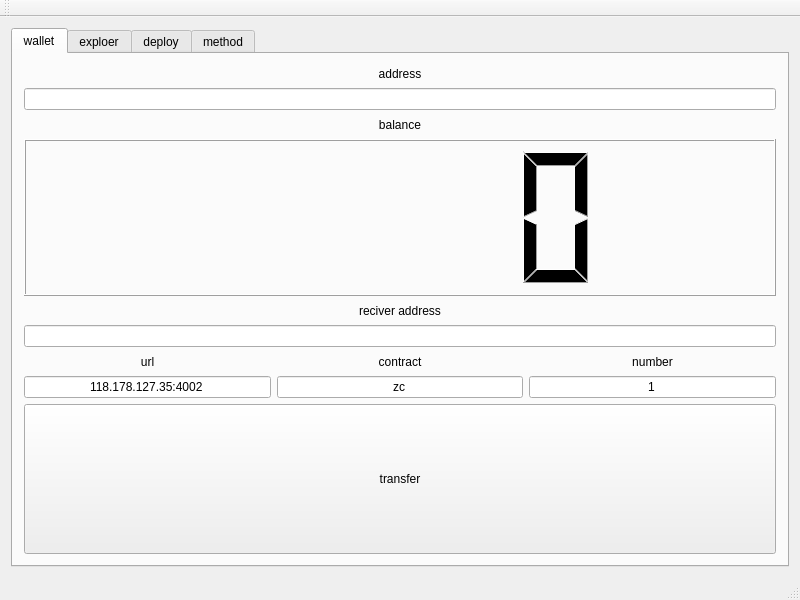
<?xml version="1.0" encoding="UTF-8"?>
<ui version="4.0">
 <class>MainWindow</class>
 <widget class="QMainWindow" name="MainWindow">
  <property name="geometry">
   <rect>
    <x>0</x>
    <y>0</y>
    <width>800</width>
    <height>600</height>
   </rect>
  </property>
  <property name="windowTitle">
   <string>MainWindow</string>
  </property>
  <widget class="QWidget" name="centralWidget">
   <layout class="QGridLayout" name="gridLayout_2">
    <item row="0" column="0">
     <widget class="QTabWidget" name="tabWidget">
      <property name="currentIndex">
       <number>0</number>
      </property>
      <widget class="QWidget" name="tab_2">
       <attribute name="title">
        <string>wallet</string>
       </attribute>
       <layout class="QGridLayout" name="gridLayout_4">
        <item row="0" column="0" colspan="3">
         <layout class="QVBoxLayout" name="verticalLayout_10">
          <item>
           <widget class="QLabel" name="lbaddress">
            <property name="maximumSize">
             <size>
              <width>16777215</width>
              <height>17</height>
             </size>
            </property>
            <property name="text">
             <string>address</string>
            </property>
            <property name="alignment">
             <set>Qt::AlignCenter</set>
            </property>
           </widget>
          </item>
          <item>
           <widget class="QLineEdit" name="lb_pubkey">
            <property name="readOnly">
             <bool>true</bool>
            </property>
           </widget>
          </item>
         </layout>
        </item>
        <item row="1" column="0" colspan="3">
         <layout class="QVBoxLayout" name="verticalLayout_12">
          <item>
           <widget class="QLabel" name="label_7">
            <property name="maximumSize">
             <size>
              <width>16777215</width>
              <height>17</height>
             </size>
            </property>
            <property name="text">
             <string>balance</string>
            </property>
            <property name="alignment">
             <set>Qt::AlignCenter</set>
            </property>
           </widget>
          </item>
          <item>
           <widget class="QLCDNumber" name="lb_zero"/>
          </item>
         </layout>
        </item>
        <item row="2" column="0" colspan="3">
         <layout class="QVBoxLayout" name="verticalLayout_9">
          <item>
           <widget class="QLabel" name="label_9">
            <property name="maximumSize">
             <size>
              <width>16777215</width>
              <height>17</height>
             </size>
            </property>
            <property name="text">
             <string>reciver address</string>
            </property>
            <property name="alignment">
             <set>Qt::AlignCenter</set>
            </property>
           </widget>
          </item>
          <item>
           <widget class="QLineEdit" name="le_addr">
            <property name="minimumSize">
             <size>
              <width>0</width>
              <height>0</height>
             </size>
            </property>
           </widget>
          </item>
         </layout>
        </item>
        <item row="3" column="0">
         <layout class="QVBoxLayout" name="verticalLayout_7">
          <item>
           <widget class="QLabel" name="label_5">
            <property name="maximumSize">
             <size>
              <width>16777215</width>
              <height>17</height>
             </size>
            </property>
            <property name="text">
             <string>url</string>
            </property>
            <property name="alignment">
             <set>Qt::AlignCenter</set>
            </property>
           </widget>
          </item>
          <item>
           <widget class="QLineEdit" name="le_url">
            <property name="text">
             <string>118.178.127.35:4002</string>
            </property>
            <property name="alignment">
             <set>Qt::AlignCenter</set>
            </property>
           </widget>
          </item>
         </layout>
        </item>
        <item row="3" column="1">
         <layout class="QVBoxLayout" name="verticalLayout_11">
          <item>
           <widget class="QLabel" name="label_13">
            <property name="maximumSize">
             <size>
              <width>16777215</width>
              <height>17</height>
             </size>
            </property>
            <property name="text">
             <string>contract</string>
            </property>
            <property name="alignment">
             <set>Qt::AlignCenter</set>
            </property>
           </widget>
          </item>
          <item>
           <widget class="QLineEdit" name="le_contract">
            <property name="text">
             <string>zc</string>
            </property>
            <property name="alignment">
             <set>Qt::AlignCenter</set>
            </property>
           </widget>
          </item>
         </layout>
        </item>
        <item row="3" column="2">
         <layout class="QVBoxLayout" name="verticalLayout_8">
          <item>
           <widget class="QLabel" name="label_10">
            <property name="maximumSize">
             <size>
              <width>16777215</width>
              <height>17</height>
             </size>
            </property>
            <property name="text">
             <string>number</string>
            </property>
            <property name="alignment">
             <set>Qt::AlignCenter</set>
            </property>
           </widget>
          </item>
          <item>
           <widget class="QLineEdit" name="le_number">
            <property name="text">
             <string>1</string>
            </property>
            <property name="alignment">
             <set>Qt::AlignCenter</set>
            </property>
           </widget>
          </item>
         </layout>
        </item>
        <item row="4" column="0" colspan="3">
         <widget class="QPushButton" name="pushButton">
          <property name="minimumSize">
           <size>
            <width>0</width>
            <height>150</height>
           </size>
          </property>
          <property name="text">
           <string>transfer</string>
          </property>
         </widget>
        </item>
       </layout>
      </widget>
      <widget class="QWidget" name="tab">
       <attribute name="title">
        <string>exploer</string>
       </attribute>
       <layout class="QGridLayout" name="gridLayout">
        <item row="0" column="0" rowspan="3">
         <layout class="QHBoxLayout" name="horizontalLayout">
          <item>
           <layout class="QVBoxLayout" name="verticalLayout_2">
            <item>
             <widget class="QLabel" name="label">
              <property name="text">
               <string>index</string>
              </property>
             </widget>
            </item>
            <item>
             <widget class="QLabel" name="label_2">
              <property name="text">
               <string>preHash</string>
              </property>
             </widget>
            </item>
            <item>
             <widget class="QLabel" name="label_3">
              <property name="text">
               <string>curHash</string>
              </property>
             </widget>
            </item>
            <item>
             <widget class="QLabel" name="label_4">
              <property name="text">
               <string>timestamp</string>
              </property>
             </widget>
            </item>
           </layout>
          </item>
          <item>
           <layout class="QVBoxLayout" name="verticalLayout">
            <item>
             <widget class="QLabel" name="ui_index">
              <property name="text">
               <string>0</string>
              </property>
             </widget>
            </item>
            <item>
             <widget class="QLabel" name="ui_prehash">
              <property name="text">
               <string>0x123</string>
              </property>
             </widget>
            </item>
            <item>
             <widget class="QLabel" name="ui_curhash">
              <property name="text">
               <string>0x456</string>
              </property>
             </widget>
            </item>
            <item>
             <widget class="QLabel" name="ui_timestamp">
              <property name="text">
               <string>15200000</string>
              </property>
             </widget>
            </item>
           </layout>
          </item>
         </layout>
        </item>
        <item row="0" column="1" colspan="3">
         <widget class="QLineEdit" name="le_querykey">
          <property name="text">
           <string>0</string>
          </property>
         </widget>
        </item>
        <item row="1" column="1">
         <widget class="QRadioButton" name="ui_select1">
          <property name="text">
           <string>index</string>
          </property>
          <property name="checked">
           <bool>true</bool>
          </property>
         </widget>
        </item>
        <item row="1" column="2">
         <widget class="QRadioButton" name="ui_select2">
          <property name="text">
           <string>hash</string>
          </property>
         </widget>
        </item>
        <item row="1" column="3">
         <widget class="QRadioButton" name="ui_select3">
          <property name="text">
           <string>address</string>
          </property>
         </widget>
        </item>
        <item row="2" column="3">
         <widget class="QPushButton" name="ui_query">
          <property name="text">
           <string>query</string>
          </property>
         </widget>
        </item>
        <item row="3" column="0" colspan="4">
         <widget class="QTextBrowser" name="ui_databrowser"/>
        </item>
        <item row="2" column="2">
         <widget class="QPushButton" name="pb_next">
          <property name="text">
           <string>next</string>
          </property>
         </widget>
        </item>
        <item row="2" column="1">
         <widget class="QPushButton" name="pb_prev">
          <property name="text">
           <string>prev</string>
          </property>
         </widget>
        </item>
       </layout>
      </widget>
      <widget class="QWidget" name="tab_3">
       <attribute name="title">
        <string>deploy</string>
       </attribute>
       <layout class="QGridLayout" name="gridLayout_3">
        <item row="0" column="0">
         <widget class="QRadioButton" name="radioButton">
          <property name="text">
           <string>base contract template</string>
          </property>
          <property name="checked">
           <bool>true</bool>
          </property>
         </widget>
        </item>
        <item row="0" column="1">
         <widget class="QRadioButton" name="radioButton_3">
          <property name="text">
           <string>erc20 contract template</string>
          </property>
         </widget>
        </item>
        <item row="1" column="0" colspan="3">
         <widget class="QTextEdit" name="te_code">
          <property name="html">
           <string>&lt;!DOCTYPE HTML PUBLIC &quot;-//W3C//DTD HTML 4.0//EN&quot; &quot;http://www.w3.org/TR/REC-html40/strict.dtd&quot;&gt;
&lt;html&gt;&lt;head&gt;&lt;meta name=&quot;qrichtext&quot; content=&quot;1&quot; /&gt;&lt;style type=&quot;text/css&quot;&gt;
p, li { white-space: pre-wrap; }
&lt;/style&gt;&lt;/head&gt;&lt;body style=&quot; font-family:'Ubuntu'; font-size:11pt; font-weight:400; font-style:normal;&quot;&gt;
&lt;p style=&quot;-qt-paragraph-type:empty; margin-top:0px; margin-bottom:0px; margin-left:0px; margin-right:0px; -qt-block-indent:0; text-indent:0px;&quot;&gt;&lt;br /&gt;&lt;/p&gt;&lt;/body&gt;&lt;/html&gt;</string>
          </property>
         </widget>
        </item>
        <item row="2" column="0" colspan="3">
         <layout class="QHBoxLayout" name="horizontalLayout_2">
          <item>
           <layout class="QVBoxLayout" name="verticalLayout_3">
            <item>
             <widget class="QLabel" name="label_6">
              <property name="text">
               <string>port</string>
              </property>
              <property name="alignment">
               <set>Qt::AlignRight|Qt::AlignTrailing|Qt::AlignVCenter</set>
              </property>
             </widget>
            </item>
            <item>
             <widget class="QLineEdit" name="le_port">
              <property name="text">
               <string>118.178.127.35:4002</string>
              </property>
              <property name="alignment">
               <set>Qt::AlignRight|Qt::AlignTrailing|Qt::AlignVCenter</set>
              </property>
             </widget>
            </item>
           </layout>
          </item>
          <item>
           <layout class="QVBoxLayout" name="verticalLayout_4">
            <item>
             <widget class="QLabel" name="label_8">
              <property name="text">
               <string>name</string>
              </property>
              <property name="alignment">
               <set>Qt::AlignRight|Qt::AlignTrailing|Qt::AlignVCenter</set>
              </property>
             </widget>
            </item>
            <item>
             <widget class="QLineEdit" name="le_name">
              <property name="text">
               <string>contract</string>
              </property>
              <property name="alignment">
               <set>Qt::AlignRight|Qt::AlignTrailing|Qt::AlignVCenter</set>
              </property>
             </widget>
            </item>
           </layout>
          </item>
          <item>
           <layout class="QVBoxLayout" name="verticalLayout_5">
            <item>
             <widget class="QLabel" name="label_11">
              <property name="text">
               <string>argment</string>
              </property>
              <property name="alignment">
               <set>Qt::AlignRight|Qt::AlignTrailing|Qt::AlignVCenter</set>
              </property>
             </widget>
            </item>
            <item>
             <widget class="QLineEdit" name="le_argment">
              <property name="text">
               <string>100</string>
              </property>
              <property name="alignment">
               <set>Qt::AlignRight|Qt::AlignTrailing|Qt::AlignVCenter</set>
              </property>
             </widget>
            </item>
           </layout>
          </item>
         </layout>
        </item>
        <item row="3" column="0" colspan="2">
         <layout class="QVBoxLayout" name="verticalLayout_6">
          <item>
           <widget class="QLabel" name="label_12">
            <property name="maximumSize">
             <size>
              <width>16777215</width>
              <height>17</height>
             </size>
            </property>
            <property name="text">
             <string>margin</string>
            </property>
            <property name="alignment">
             <set>Qt::AlignRight|Qt::AlignTrailing|Qt::AlignVCenter</set>
            </property>
           </widget>
          </item>
          <item>
           <widget class="QLCDNumber" name="le_margin"/>
          </item>
         </layout>
        </item>
        <item row="3" column="2">
         <widget class="QPushButton" name="pb_deploy">
          <property name="minimumSize">
           <size>
            <width>300</width>
            <height>50</height>
           </size>
          </property>
          <property name="text">
           <string>Deploy</string>
          </property>
         </widget>
        </item>
       </layout>
      </widget>
      <widget class="QWidget" name="tab_4">
       <attribute name="title">
        <string>method</string>
       </attribute>
       <widget class="QLineEdit" name="le_method">
        <property name="geometry">
         <rect>
          <x>240</x>
          <y>90</y>
          <width>113</width>
          <height>25</height>
         </rect>
        </property>
        <property name="text">
         <string>function</string>
        </property>
       </widget>
       <widget class="QTextEdit" name="te_arg">
        <property name="geometry">
         <rect>
          <x>10</x>
          <y>140</y>
          <width>451</width>
          <height>281</height>
         </rect>
        </property>
        <property name="html">
         <string>&lt;!DOCTYPE HTML PUBLIC &quot;-//W3C//DTD HTML 4.0//EN&quot; &quot;http://www.w3.org/TR/REC-html40/strict.dtd&quot;&gt;
&lt;html&gt;&lt;head&gt;&lt;meta name=&quot;qrichtext&quot; content=&quot;1&quot; /&gt;&lt;style type=&quot;text/css&quot;&gt;
p, li { white-space: pre-wrap; }
&lt;/style&gt;&lt;/head&gt;&lt;body style=&quot; font-family:'Ubuntu'; font-size:11pt; font-weight:400; font-style:normal;&quot;&gt;
&lt;p style=&quot; margin-top:0px; margin-bottom:0px; margin-left:0px; margin-right:0px; -qt-block-indent:0; text-indent:0px;&quot;&gt;argment&lt;/p&gt;&lt;/body&gt;&lt;/html&gt;</string>
        </property>
       </widget>
       <widget class="QPushButton" name="pushButton_2">
        <property name="geometry">
         <rect>
          <x>540</x>
          <y>330</y>
          <width>89</width>
          <height>25</height>
         </rect>
        </property>
        <property name="text">
         <string>submit</string>
        </property>
       </widget>
       <widget class="QLineEdit" name="le_method_contract">
        <property name="geometry">
         <rect>
          <x>80</x>
          <y>90</y>
          <width>113</width>
          <height>25</height>
         </rect>
        </property>
        <property name="text">
         <string>contract</string>
        </property>
       </widget>
       <widget class="QRadioButton" name="rb_normal">
        <property name="geometry">
         <rect>
          <x>500</x>
          <y>150</y>
          <width>112</width>
          <height>23</height>
         </rect>
        </property>
        <property name="text">
         <string>normal</string>
        </property>
        <property name="checked">
         <bool>true</bool>
        </property>
       </widget>
       <widget class="QRadioButton" name="rb_hex">
        <property name="geometry">
         <rect>
          <x>500</x>
          <y>180</y>
          <width>112</width>
          <height>23</height>
         </rect>
        </property>
        <property name="text">
         <string>hex</string>
        </property>
       </widget>
       <widget class="QLineEdit" name="le_method_url">
        <property name="geometry">
         <rect>
          <x>80</x>
          <y>30</y>
          <width>271</width>
          <height>25</height>
         </rect>
        </property>
        <property name="text">
         <string>118.178.127.35:4002</string>
        </property>
       </widget>
      </widget>
     </widget>
    </item>
   </layout>
  </widget>
  <widget class="QMenuBar" name="menuBar">
   <property name="geometry">
    <rect>
     <x>0</x>
     <y>0</y>
     <width>800</width>
     <height>28</height>
    </rect>
   </property>
  </widget>
  <widget class="QToolBar" name="mainToolBar">
   <attribute name="toolBarArea">
    <enum>TopToolBarArea</enum>
   </attribute>
   <attribute name="toolBarBreak">
    <bool>false</bool>
   </attribute>
  </widget>
  <widget class="QStatusBar" name="statusBar"/>
 </widget>
 <layoutdefault spacing="6" margin="11"/>
 <resources/>
 <connections/>
</ui>
